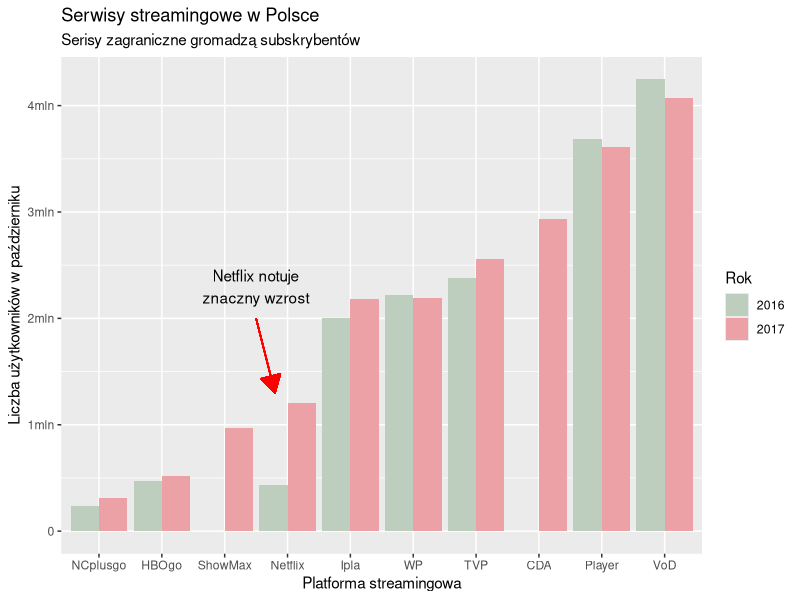

This chart was generated by the following R code:
## ---- chunk 1
knitr::opts_chunk$set(echo = TRUE)
library(ggplot2)
library(reshape2)
library(stringi)

setwd("~/Projects/TWD_09/PD_05")

## ---- chunk 2
data <- read.csv("wirtualne_media.csv", header = TRUE)

data$domena <- matrix(unlist(stri_split(data$domena, fixed=".")))[seq(1, 20,2),1]
data$domena <- factor(data$domena, levels = data$domena[order(data$uzytkownicy)])

colnames(data)[2:3] <- c("2017", "2016")

melted <- melt(data[,1:3], id.vars = c("domena"))

melted$variable <- factor(melted$variable, levels=c("2016", "2017"))

ggplot(melted, aes(x=domena, fill=variable, y=value)) +
  geom_bar(stat="identity", position = "dodge") +
  labs(title="Serwisy streamingowe w Polsce",
         subtitle="Serisy zagraniczne gromadzą subskrybentów",
         x="Platforma streamingowa",
         y="Liczba użytkowników w październiku") +
  scale_fill_manual(values = c("#bdcebe", "#eca1a6")) +
  guides(fill=guide_legend(title="Rok")) + 
  scale_y_continuous(breaks=seq(0, 4000000, 1000000), labels=c("0", "1mln", "2mln", "3mln", "4mln")) +
  geom_segment(aes(x=3.5, xend=3.8, y=2e6, yend=1.3e6), arrow = arrow(length = unit(0.5, "cm"), type = "closed"),col='red') +
  annotate("text", label ="Netflix notuje\nznaczny wzrost", x=3.5, y= 2.3e6)

